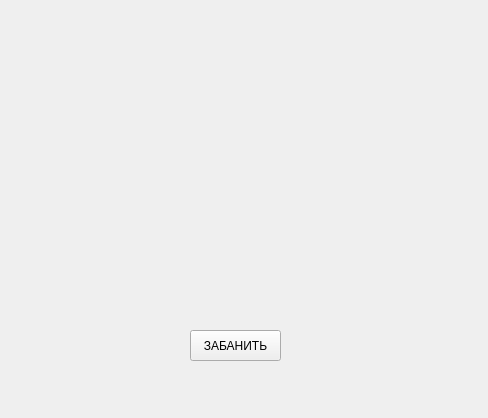
<?xml version="1.0" encoding="UTF-8"?>
<ui version="4.0">
 <class>MainWindow</class>
 <widget class="QMainWindow" name="MainWindow">
  <property name="geometry">
   <rect>
    <x>0</x>
    <y>0</y>
    <width>488</width>
    <height>418</height>
   </rect>
  </property>
  <property name="minimumSize">
   <size>
    <width>488</width>
    <height>418</height>
   </size>
  </property>
  <property name="maximumSize">
   <size>
    <width>488</width>
    <height>418</height>
   </size>
  </property>
  <property name="windowTitle">
   <string>Жёлтые круги</string>
  </property>
  <widget class="QWidget" name="centralwidget">
   <widget class="QPushButton" name="btn">
    <property name="geometry">
     <rect>
      <x>190</x>
      <y>330</y>
      <width>91</width>
      <height>31</height>
     </rect>
    </property>
    <property name="text">
     <string>ЗАБАНИТЬ</string>
    </property>
   </widget>
  </widget>
  <widget class="QMenuBar" name="menubar">
   <property name="geometry">
    <rect>
     <x>0</x>
     <y>0</y>
     <width>488</width>
     <height>21</height>
    </rect>
   </property>
  </widget>
 </widget>
 <resources/>
 <connections/>
</ui>
